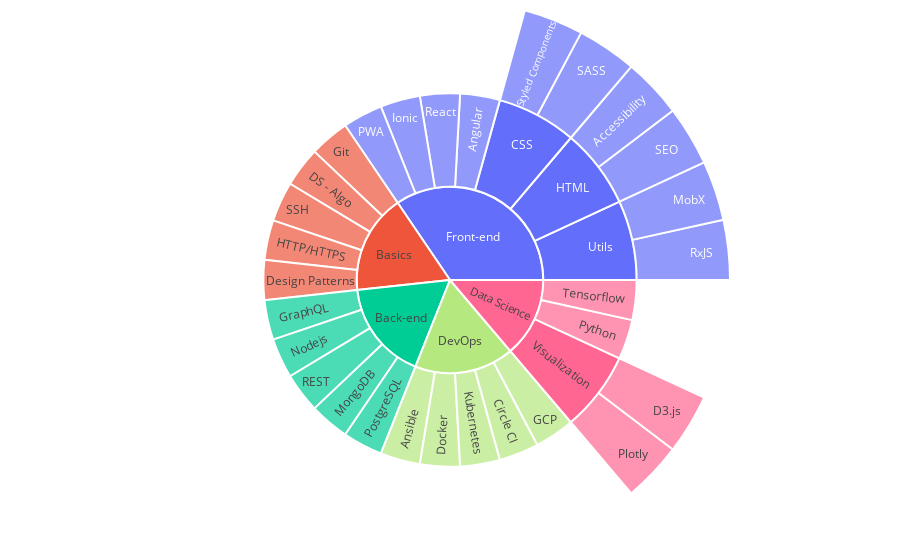

Source (notebook cell):
### Code cell
labels = ["Basics","Front-end","Back-end","DevOps","Data Science","Git","DS - Algo","SSH","HTTP/HTTPS","Design Patterns","Utils","Angular","React","Ionic","HTML","CSS","PWA","RxJS","MobX","SASS","Styled Components","SEO","Accessibility","GraphQL","Nodejs","REST","MongoDB","PostgreSQL","Ansible","Docker","Kubernetes","Circle CI","GCP","Python","Tensorflow","Visualization","Plotly","D3.js"]
parents = ["","","","","","Basics","Basics","Basics","Basics","Basics","Front-end","Front-end","Front-end","Front-end","Front-end","Front-end","Front-end","Utils","Utils","CSS","CSS","HTML","HTML","Back-end","Back-end","Back-end","Back-end","Back-end","DevOps","DevOps","DevOps","DevOps","DevOps","Data Science","Data Science","Data Science","Visualization","Visualization"]

trace = go.Sunburst(
  ids= labels,
  labels=labels,
  parents=parents,
  outsidetextfont={"size": 20, "color": "#377eb8"},
  leaf={"opacity": 0.7},
  marker={"line": {"width": 2}}
)

layout = go.Layout(
    margin = go.layout.Margin(t=0, l=0, r=0, b=0),
    sunburstcolorway=["#636efa","#ef553b","#00cc96", "#B6E880", "#FF6692"]
)

fig = go.Figure([trace], layout)

plotly.offline.iplot(fig)

### Figure 1 — Plotly figure (JSON) as saved in the notebook; plotly's stock layout.template omitted (floating-point values rounded to 4 significant figures)
{"data": [{"ids": ["Basics", "Front-end", "Back-end", "DevOps", "Data Science", "Git", "DS - Algo", "SSH", "HTTP/HTTPS", "Design Patterns", "Utils", "Angular", "React", "Ionic", "HTML", "CSS", "PWA", "RxJS", "MobX", "SASS", "Styled Components", "SEO", "Accessibility", "GraphQL", "Nodejs", "REST", "MongoDB", "PostgreSQL", "Ansible", "Docker", "Kubernetes", "Circle CI", "GCP", "Python", "Tensorflow", "Visualization", "Plotly", "D3.js"], "labels": ["Basics", "Front-end", "Back-end", "DevOps", "Data Science", "Git", "DS - Algo", "SSH", "HTTP/HTTPS", "Design Patterns", "Utils", "Angular", "React", "Ionic", "HTML", "CSS", "PWA", "RxJS", "MobX", "SASS", "Styled Components", "SEO", "Accessibility", "GraphQL", "Nodejs", "REST", "MongoDB", "PostgreSQL", "Ansible", "Docker", "Kubernetes", "Circle CI", "GCP", "Python", "Tensorflow", "Visualization", "Plotly", "D3.js"], "leaf": {"opacity": 0.7}, "marker": {"line": {"width": 2}}, "outsidetextfont": {"color": "#377eb8", "size": 20}, "parents": ["", "", "", "", "", "Basics", "Basics", "Basics", "Basics", "Basics", "Front-end", "Front-end", "Front-end", "Front-end", "Front-end", "Front-end", "Front-end", "Utils", "Utils", "CSS", "CSS", "HTML", "HTML", "Back-end", "Back-end", "Back-end", "Back-end", "Back-end", "DevOps", "DevOps", "DevOps", "DevOps", "DevOps", "Data Science", "Data Science", "Data Science", "Visualization", "Visualization"], "type": "sunburst", "uid": "ff6e69a5-9cfc-4811-8ca4-475f695a5135"}], "layout": {"margin": {"b": 0, "l": 0, "r": 0, "t": 0}, "sunburstcolorway": ["#636efa", "#ef553b", "#00cc96", "#B6E880", "#FF6692"]}}
